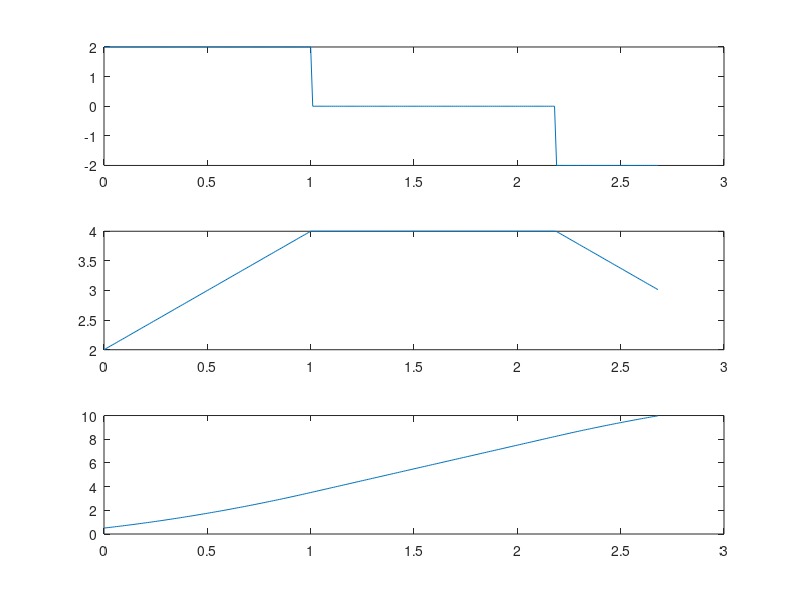

Write the MATLAB code that produced this figure.
%%%%%%%%%%%%%%%%%%%%%%%%%%%%%%%%%%%%%%%%%%%%%%%%%%%%%%%%%%%%%%%%%%%%%%%%%%%
% Author: Mathieu Bresciani
% 
% Computes time-optimal trajectory with initial and final conditions
% for position and velocity, velocity saturation and maximal acceleration
%
%%%%%%%%%%%%%%%%%%%%%%%%%%%%%%%%%%%%%%%%%%%%%%%%%%%%%%%%%%%%%%%%%%%%%%%%%%%

clear all
close all

aMax = 2;
vSat = 4;

v0 = 2;
vf = 3;
x0 = 0.5;
xf = 10;

%% Solve optimal time trajectory

% Unreachable vf test
T1 = sqrt(2*(xf-x0)/aMax);
vMax = aMax*T1 + v0;
if vf > vMax
    vf = vMax;  % DIRECT RETURN T2=T3=0 IN FUNCTION!!!
end
    
T2 = 0;
T3a = -(2*vf + 2^(1/2)*(v0^2 + vf^2 - 2*aMax*x0 + 2*aMax*xf)^(1/2))/(2*aMax);
T3b = -(2*vf - 2^(1/2)*(v0^2 + vf^2 - 2*aMax*x0 + 2*aMax*xf)^(1/2))/(2*aMax);

if T3a >= 0
    T3 = T3a;
else
    T3 = T3b;
end

if aMax*T3 + vf <= vSat
    T1 = ((vf - v0) + aMax*T3)/aMax;
else
    T1 = (vSat - v0)/aMax;
    T3 = (vSat - vf)/aMax;
    T2 = -(x0 - xf + (v0 - vSat)^2/(2*aMax) - (vSat - vf)^2/(2*aMax) - (v0*(v0 - vSat))/aMax + (vSat*(vSat - vf))/aMax)/vSat;
end

%% Simulation

t0 = 0;
t1 = t0+T1;
t2 = t1+T2;
t3 = t2+T3;

t = t0:0.01:t3;

vt1 = aMax*T1 + v0;
vt3 = aMax*(T1-T3) + v0;
xt1 = 1/2*aMax*T1^2 + v0*T1 + x0;
xt2 = aMax*T1*T2 + v0*T2 + xt1;
xt3 = -1/2*aMax*T3^2 + vt1*T3 + xt2;

for k = 1:length(t)
    if t(k) <= t1
        tLoc = t(k)-t0;
        a(k) = aMax;
        v(k) = aMax*tLoc + v0;
        x(k) = 1/2*aMax*tLoc^2 + v0*tLoc + x0;
    elseif t(k) <= t2
        tLoc = t(k)-t1;
        a(k) = 0;
        v(k) = vt1;
        x(k) = vt1*tLoc + xt1;
    else
        tLoc = t(k)-t2;
        a(k) = -aMax;
        v(k) = -aMax*tLoc + vt1;
        x(k) = -1/2*aMax*tLoc^2 + vt1*tLoc + xt2;
    end
end

figure;
subplot(3,1,1);
plot(t,a);
subplot(3,1,2);
plot(t,v);
subplot(3,1,3);
plot(t,x);

